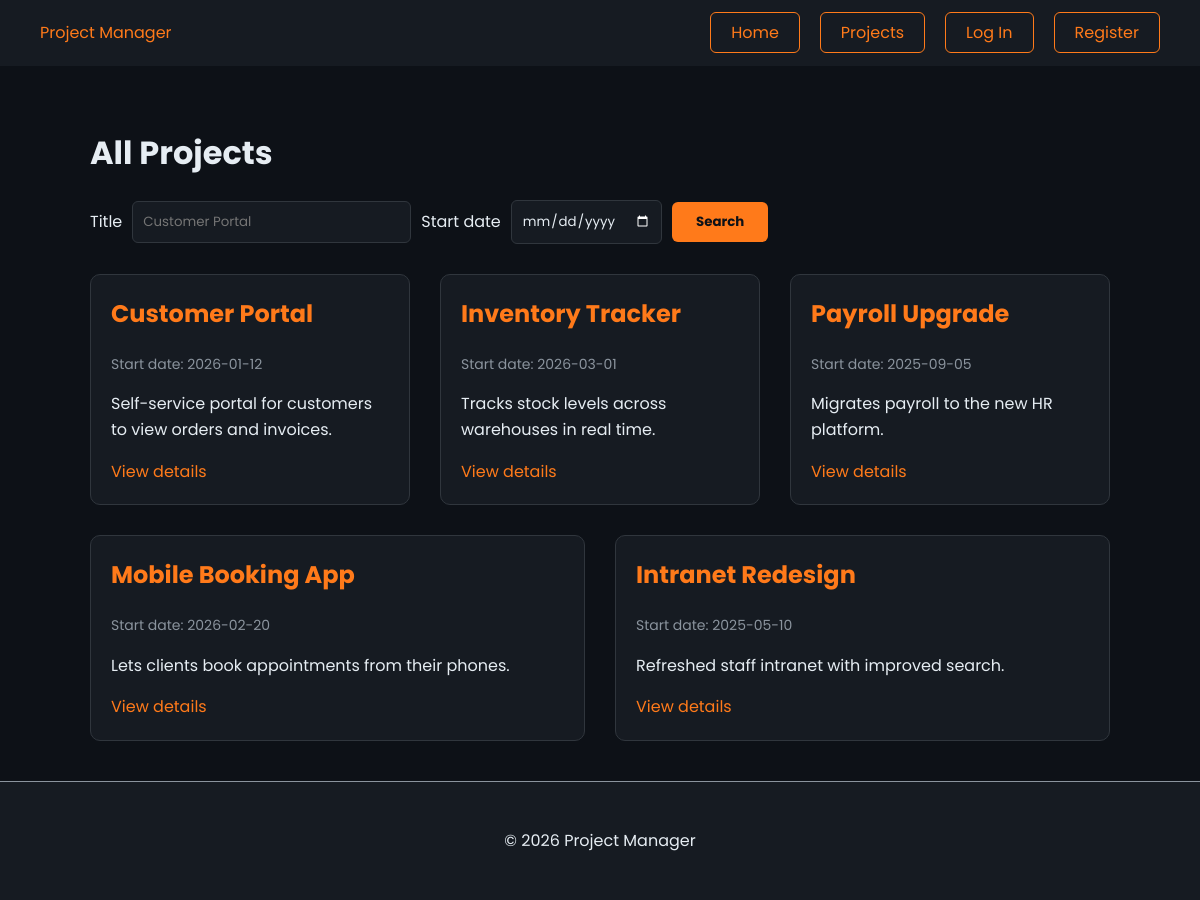
Page /project-list.php on the committed database.
### tables this page shows
CREATE TABLE projects (
    pid INT AUTO_INCREMENT PRIMARY KEY,
    title VARCHAR(100) NOT NULL,
    start_date DATE NOT NULL,
    end_date DATE,  
    short_description VARCHAR(500) NOT NULL,
    phase ENUM('design', 'development', 'testing', 'deployment', 'complete') NOT NULL DEFAULT 'design',  
    uid INT NOT NULL,  
    FOREIGN KEY (uid) REFERENCES users(uid) ON DELETE CASCADE,  
    CHECK (end_date >= start_date)  
);

### project-list.php (the view, shortened to what this page needs)
<?php
include 'connectdb.php';
if (!empty($_GET['title'])) {
    $stmt = $db->prepare("SELECT pid, title, start_date, short_description FROM projects WHERE title LIKE ?");
    $stmt->execute(['%' . $_GET['title'] . '%']);
} elseif (!empty($_GET['start_date'])) {
    $stmt = $db->prepare("SELECT pid, title, start_date, short_description FROM projects WHERE start_date = ?");
    $stmt->execute([$_GET['start_date']]);
} else {
    $stmt = $db->query("SELECT pid, title, start_date, short_description FROM projects");
}
$projects = $stmt->fetchAll(PDO::FETCH_ASSOC);
include 'header.php';
?>
    <main>
        <h1>All Projects</h1>
        <form class="search-form" action="project-list.php" method="get">
            <label for="title">Title</label>
            <input type="text" id="title" name="title" placeholder="Customer Portal">
            <label for="start_date">Start date</label>
            <input type="date" id="start_date" name="start_date">
            <button type="submit">Search</button>
        </form>
        <section class="project-list">
            <?php if (empty($projects)): ?>
                <p>No projects found.</p>
            <?php else: ?>
                <?php foreach ($projects as $project): ?>
                    <article class="project">
                        <h2><?php echo htmlspecialchars($project['title']); ?></h2>
                        <p class="project-date">Start date: <?php echo htmlspecialchars($project['start_date']); ?></p>
                        <p><?php echo htmlspecialchars($project['short_description']); ?></p>
                        <a href="project-details.php?pid=<?php echo $project['pid']; ?>">View details</a>
                    </article>
                <?php endforeach; ?>
            <?php endif; ?>
        </section>
    </main>
<?php include 'footer.php'; ?>

### header.php (shortened to what this page needs)
<!DOCTYPE html>
<html lang="en">
<head>
    <link rel="stylesheet" href="css/style.css">
</head>
<body>
    <header id="main-header">
        <a href="index.php">Project Manager</a>
        <nav>
            <ul>
                <li><a href="index.php">Home</a></li>
                <li><a href="project-list.php">Projects</a></li>
                <?php if (isset($_SESSION['uid'])): ?>
                    <li><a href="add-project.php">Add Project</a></li>
                    <li><a href="logout.php">Log Out</a></li>
                <?php else: ?>
                    <li><a href="login.php">Log In</a></li>
                    <li><a href="register.php">Register</a></li>
                <?php endif; ?>
            </ul>
        </nav>
    </header>

### footer.php
    <footer id="main-footer">
        <p>&copy; 2026 Project Manager</p>
    </footer>
</body>
</html>

### css/style.css (style rules this page uses)
:root { --background: #0d1117; --card-colour: #161b22; --text-colour: #e6edf3; --muted-colour: #8b949e; --accent-colour: #ff7a1a; --font-type: 'Poppins', Arial, sans-serif; --font-size: 16px; --line-height: 1.6; }
* { box-sizing: border-box; }
body { background-color: var(--background); color: var(--text-colour); font-family: var(--font-type); font-size: var(--font-size); line-height: var(--line-height); margin: 0; }
a { color: var(--accent-colour); text-decoration: none; }
#main-header { background-color: var(--card-colour); padding: 20px 40px; display: flex; justify-content: space-between; align-items: center; position: sticky; top: 0; }
nav ul { display: flex; list-style: none; gap: 20px; margin: 0; padding: 0; }
nav a { border: 1px solid var(--accent-colour); padding: 8px 20px; border-radius: 6px; }
main { max-width: 1100px; margin: 0 auto; padding: 40px; }
#main-footer { background-color: var(--card-colour); border-top: 1px solid var(--muted-colour); padding: 30px; text-align: center; }
.search-form { display: flex; flex-wrap: wrap; align-items: center; gap: 10px; margin-bottom: 30px; }
.search-form input { padding: 10px; background-color: var(--card-colour); color: var(--text-colour); border: 1px solid #30363d; border-radius: 6px; font-family: var(--font-type); color-scheme: dark; }
.search-form button { padding: 10px 24px; background-color: var(--accent-colour); color: var(--background); border: none; border-radius: 6px; font-weight: 700; font-family: var(--font-type); cursor: pointer; }
.project-list { display: flex; flex-wrap: wrap; gap: 30px; }
.project { width: 300px; flex-grow: 1; background-color: var(--card-colour); border: 1px solid #30363d; border-radius: 10px; padding: 20px; }
.project h2 { color: var(--accent-colour); margin-top: 0; }
.project-date { color: var(--muted-colour); font-size: 14px; }

### rows in the picture
projects: title "Customer Portal", start_date "2026-01-12", short_description "Self-service portal for customers to view orders and invoices."
projects: title "Inventory Tracker", start_date "2026-03-01", short_description "Tracks stock levels across warehouses in real time."
projects: title "Payroll Upgrade", start_date "2025-09-05", short_description "Migrates payroll to the new HR platform."
projects: title "Mobile Booking App", start_date "2026-02-20", short_description "Lets clients book appointments from their phones."
projects: title "Intranet Redesign", start_date "2025-05-10", short_description "Refreshed staff intranet with improved search."
